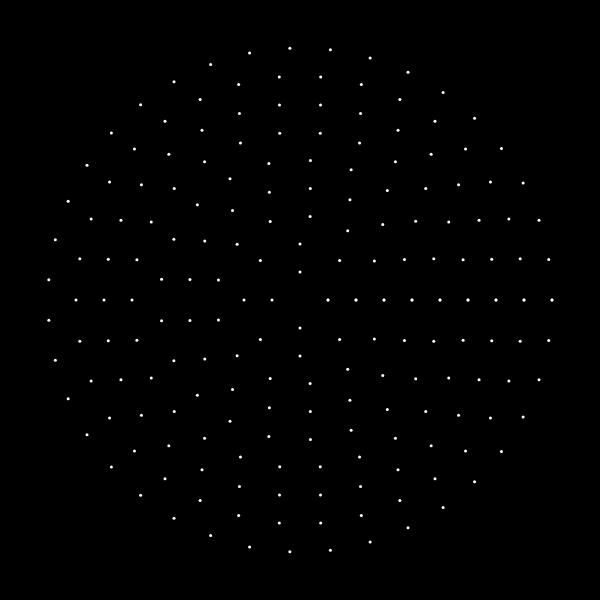
Frame 1 (no input)
Frame 60 (no input): identical to frame 1, image omitted
Frame 120 (the mouse pressed at the canvas centre since frame 60): identical to frame 1, image omitted

The p5.js sketch that drew this single still picture (run headless with seeded random() and noise() and a simulated clock; from frame 60 on, the mouse is pressed at the canvas centre):

// p5.js sketch
// ── sketch.js
/*
  round pattern
*/
var count_inner = 1;
var count_outer = 40;
var radius_max = 280;
var radius_steps = 10;
function setup() {
  createCanvas(600, 600); // wie gross ist die zeichenfläche
}

function draw() {
  background(0); // hintergrundfarbe
  noFill();
  stroke(255);
  strokeWeight(3);

  for (var r = 0; r < radius_steps; r++) {
    var circle_elements = int(map(r, 0, radius_steps - 1, count_inner, count_outer));
    for (var c = 0; c < circle_elements; c++) {
      var radius = map(r, 0, radius_steps, 0, radius_max);
      var angle = map(c,0,circle_elements-1,0,2*PI);
      var xpos = (width/2) + cos(angle)*radius;
      var ypos = (height/2) + sin(angle)*radius;
      point(xpos,ypos);
    }
  }
}
